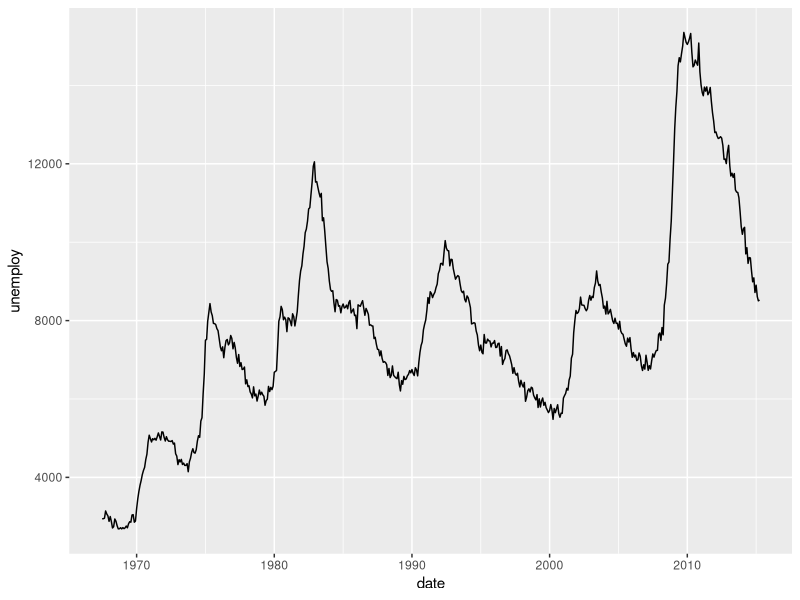
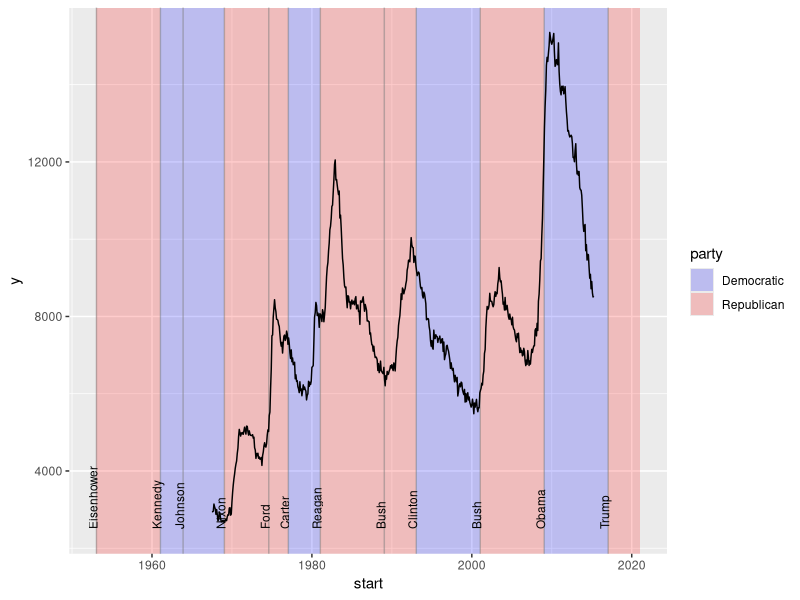
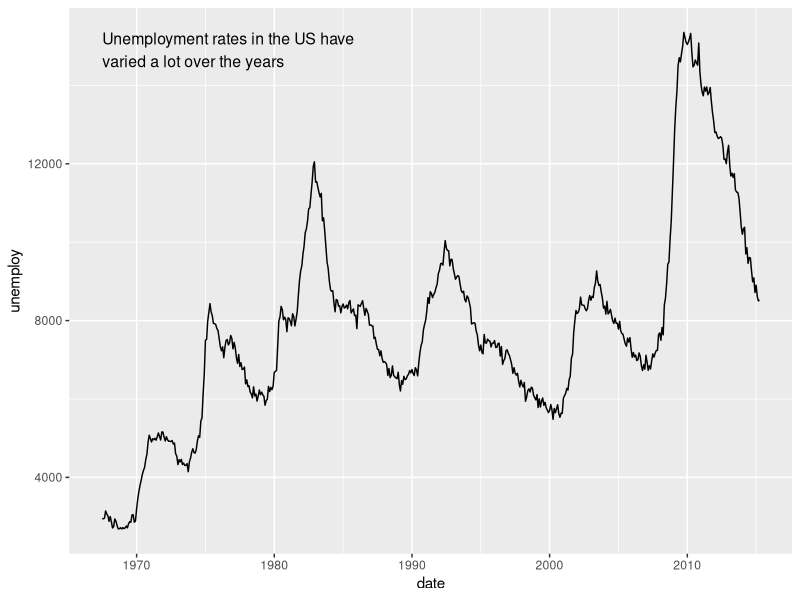
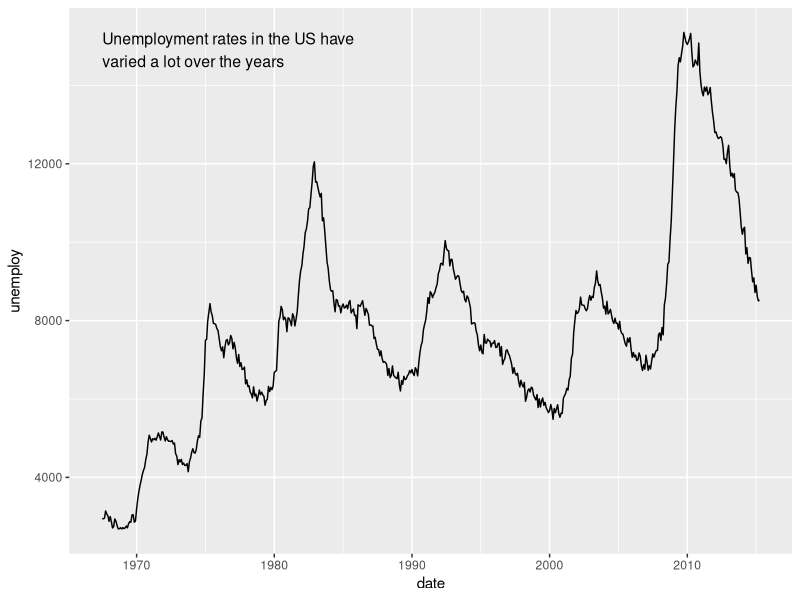
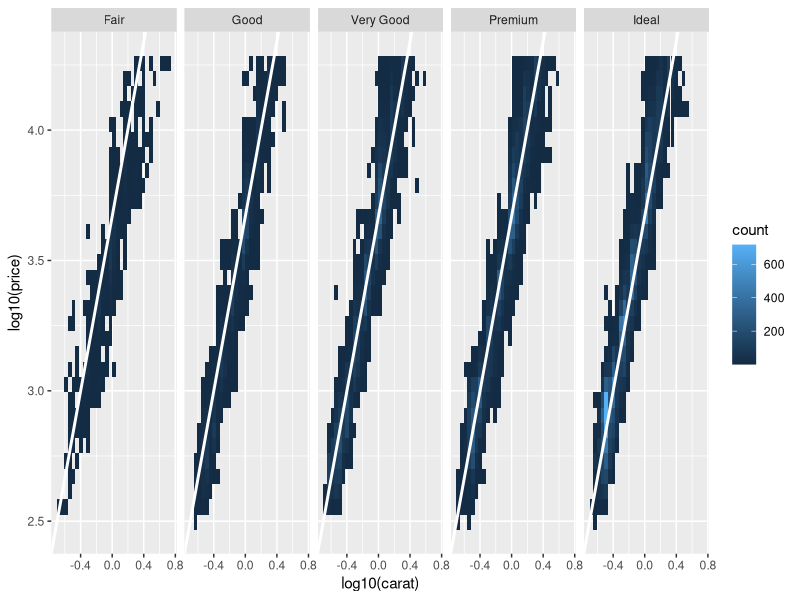

Source code (R) for these figures, in order:
## ---- chunk 1
knitr::opts_chunk$set(echo = TRUE)
library(ggplot2)
## ---- chunk 2
p <- ggplot(economics, aes(date, unemploy))
plot(p + geom_line())
## ---- chunk 3
p <- ggplot(economics)
presidential_party_periods <- geom_rect(aes(xmin = start, xmax = end, fill = party), 
                                  ymin = -Inf, ymax = Inf, alpha = 0.2,
                                  data = presidential)
elections <- geom_vline(
  aes(xintercept = as.numeric(start)),
      data = presidential,
      color = "grey50",
      alpha = 0.5
    )

presidents <- geom_text(
  aes(x = start, y = 2500, label = name),
  data = presidential,
  size = 3, vjust = 0, hjust = 0, nudge_x = 50, angle = 90)

unemployment <- geom_line(aes(date, unemploy))


plot(p + presidential_party_periods + elections + presidents + unemployment + scale_fill_manual(values = c("blue", "red")))
## ---- chunk 4

yrng <- range(economics$unemploy)
xrng <- range(economics$date)
caption <- paste(strwrap("Unemployment rates in the US have
  varied a lot over the years", 40), collapse = "\n")
p <- ggplot(economics, aes(date, unemploy))
plot(p + 
  geom_line() +
  geom_text(
    aes(x, y, label = caption),
    data = data.frame(x = xrng[1], y = yrng[2], caption = caption),
    hjust = 0, vjust = 1, size = 4
))
## ---- chunk 5
p <- ggplot(economics, aes(date, unemploy))
plot(p + 
  geom_line() +
  annotate("text", x = xrng[1], y = yrng[2], label = caption,
    hjust = 0, vjust = 1, size = 4
  ))
## ---- chunk 6
mod_coef <- coef(lm(log10(price) ~ log10(carat), data = diamonds))
p <- ggplot(diamonds, aes(log10(carat), log10(price)))
plot(p + geom_bin2d() + geom_abline(intercept = mod_coef[1], slope = mod_coef[2], colour = "white", size = 1) + facet_wrap(~cut, nrow = 1))

